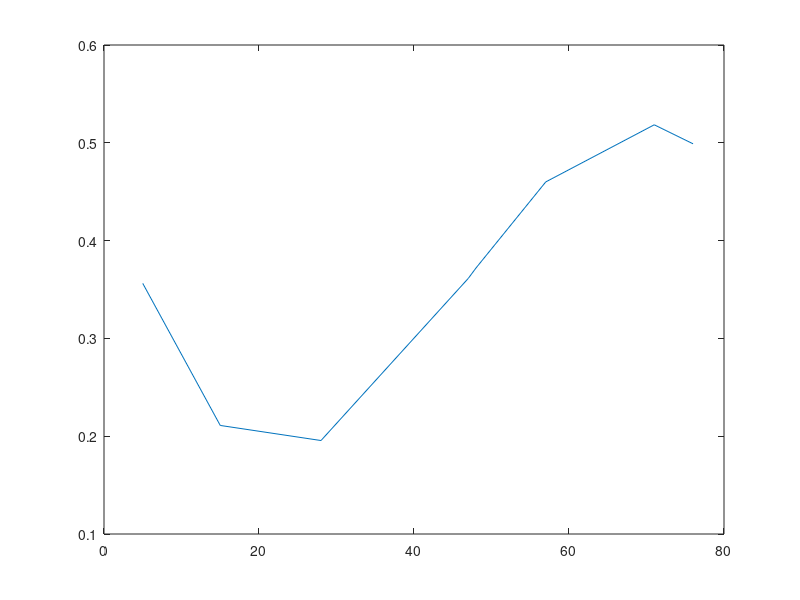

The MATLAB source for this figure:
%Projekt 2 - nr.20 interpolacja Lagrange'a Marcin Piech 191679 EiT5
close all; clc;

xi=[15; 48; 57; 76];
yi=[0.211; 0.372; 0.460; 0.499];
xk=[5; 28; 47; 71];

L1=(xk(1)-xi(2))*(xk(1)-xi(3))*(xk(1)-xi(4))/(xi(1)-xi(2))/(xi(1)-xi(3))/(xi(1)-xi(4));
L2=(xk(1)-xi(1))*(xk(1)-xi(3))*(xk(1)-xi(4))/(xi(2)-xi(1))/(xi(2)-xi(3))/(xi(2)-xi(4));
L3=(xk(1)-xi(1))*(xk(1)-xi(2))*(xk(1)-xi(4))/(xi(3)-xi(1))/(xi(3)-xi(2))/(xi(3)-xi(4));
L4=(xk(1)-xi(1))*(xk(1)-xi(2))*(xk(1)-xi(3))/(xi(4)-xi(1))/(xi(4)-xi(2))/(xi(4)-xi(3));
Ln=yi(1)*L1+yi(2)*L2+yi(3)*L3+yi(4)*L4;

L11=(xk(2)-xi(2))*(xk(2)-xi(3))*(xk(2)-xi(4))/(xi(1)-xi(2))/(xi(1)-xi(3))/(xi(1)-xi(4));
L22=(xk(2)-xi(1))*(xk(2)-xi(3))*(xk(2)-xi(4))/(xi(2)-xi(1))/(xi(2)-xi(3))/(xi(2)-xi(4));
L33=(xk(2)-xi(1))*(xk(2)-xi(2))*(xk(2)-xi(4))/(xi(3)-xi(1))/(xi(3)-xi(2))/(xi(3)-xi(4));
L44=(xk(2)-xi(1))*(xk(2)-xi(2))*(xk(2)-xi(3))/(xi(4)-xi(1))/(xi(4)-xi(2))/(xi(4)-xi(3));
Lnn=yi(1)*L11+yi(2)*L22+yi(3)*L33+yi(4)*L44;

L111=(xk(3)-xi(2))*(xk(3)-xi(3))*(xk(3)-xi(4))/(xi(1)-xi(2))/(xi(1)-xi(3))/(xi(1)-xi(4));
L222=(xk(3)-xi(1))*(xk(3)-xi(3))*(xk(3)-xi(4))/(xi(2)-xi(1))/(xi(2)-xi(3))/(xi(2)-xi(4));
L333=(xk(3)-xi(1))*(xk(3)-xi(2))*(xk(3)-xi(4))/(xi(3)-xi(1))/(xi(3)-xi(2))/(xi(3)-xi(4));
L444=(xk(3)-xi(1))*(xk(3)-xi(2))*(xk(3)-xi(3))/(xi(4)-xi(1))/(xi(4)-xi(2))/(xi(4)-xi(3));
Lnnn=yi(1)*L111+yi(2)*L222+yi(3)*L333+yi(4)*L444;

L1111=(xk(4)-xi(2))*(xk(4)-xi(3))*(xk(4)-xi(4))/(xi(1)-xi(2))/(xi(1)-xi(3))/(xi(1)-xi(4));
L2222=(xk(4)-xi(1))*(xk(4)-xi(3))*(xk(4)-xi(4))/(xi(2)-xi(1))/(xi(2)-xi(3))/(xi(2)-xi(4));
L3333=(xk(4)-xi(1))*(xk(4)-xi(2))*(xk(4)-xi(4))/(xi(3)-xi(1))/(xi(3)-xi(2))/(xi(3)-xi(4));
L4444=(xk(4)-xi(1))*(xk(4)-xi(2))*(xk(4)-xi(3))/(xi(4)-xi(1))/(xi(4)-xi(2))/(xi(4)-xi(3));
Lnnnn=yi(1)*L1111+yi(2)*L2222+yi(3)*L3333+yi(4)*L4444;

yk=[Ln, Lnn, Lnnn, Lnnnn];
xw=[5, 15, 28, 47, 48, 57, 71, 76];
yw=[Ln, yi(1), Lnn, Lnnn, yi(2), yi(3), Lnnnn, yi(4)];

plot(xw, yw)
